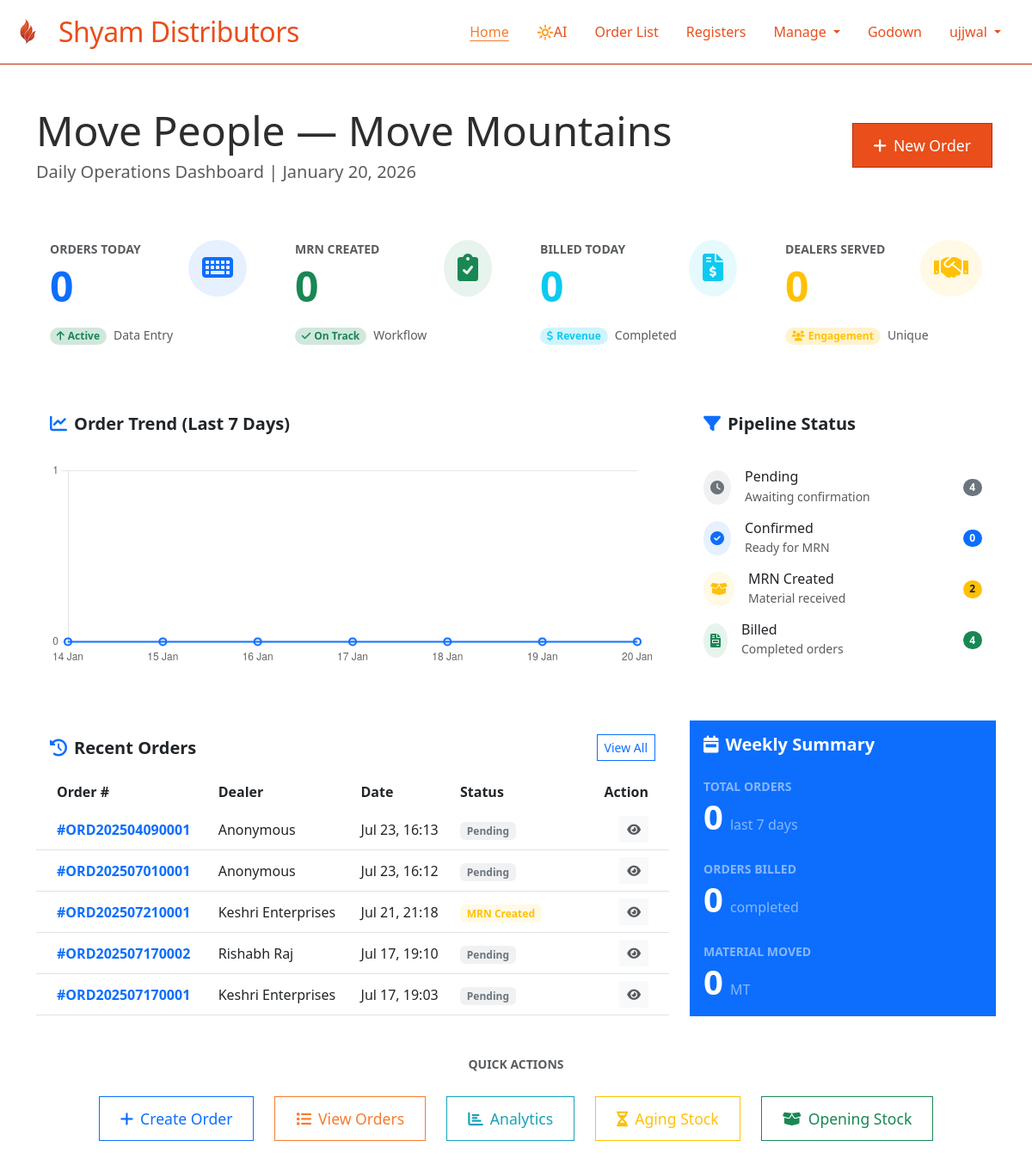
Page / (signed in) on the earlier database version.
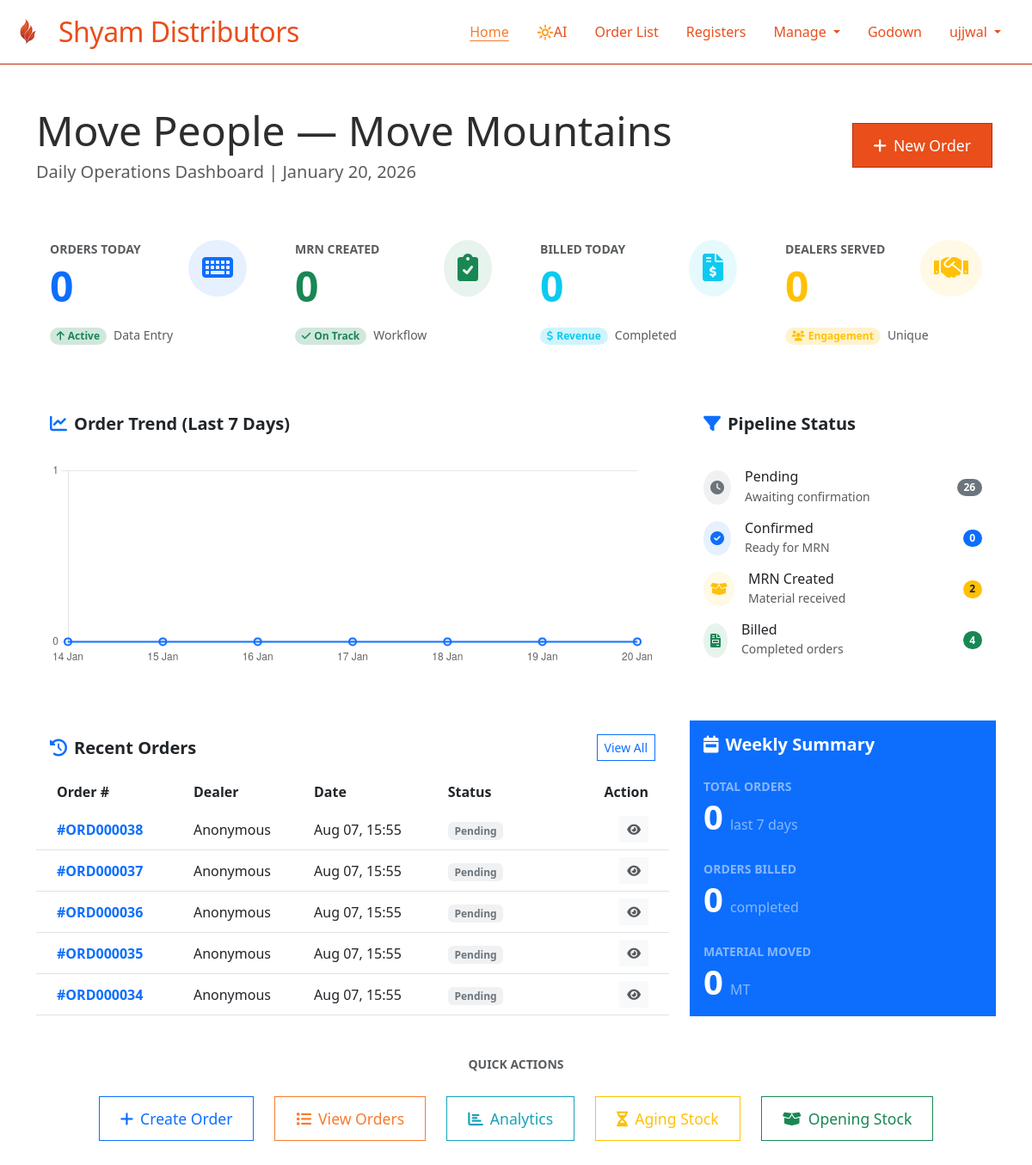
Same page on the later database version.
### sylvia/models.py (models this page shows, shortened)
class TenantBaseModel(models.Model):
    organization = models.ForeignKey(
        Organization,
        on_delete=models.PROTECT,
        help_text="Organization this record belongs to"
    )
    created_at = models.DateTimeField(auto_now_add=True)
    updated_at = models.DateTimeField(auto_now=True)
    created_by = models.ForeignKey(
        User,
        on_delete=models.SET_NULL,
        null=True,
        blank=True,
        related_name='created_%(class)s_set'  # Avoid reverse accessor clashes
    )
    objects = TenantManager()
    all_objects = models.Manager()
    class Meta:
        abstract = True
        indexes = [
            models.Index(fields=['organization', '-created_at']),
        ]

class Order(TenantBaseModel):
    ORDER_STATUS_CHOICES = [
        ('PENDING', 'Pending'),
        ('CONFIRMED', 'Confirmed'),
        ('MRN_CREATED', 'MRN Created'),
        ('BILLED', 'Billed'),
    ]
    order_number = models.CharField(max_length=20, editable=False)  # unique=True removed - will be org-scoped
    dealer = models.ForeignKey(Dealer, on_delete=models.CASCADE, related_name='orders')
    vehicle = models.ForeignKey(Vehicle, on_delete=models.CASCADE, related_name='orders')
    depot = models.ForeignKey(Depot, on_delete=models.CASCADE, related_name='orders')
    order_date = models.DateTimeField(default=timezone.now)
    mrn_date = models.DateField(null=True, blank=True)
    bill_date = models.DateField(null=True, blank=True)
    dispatch_date = models.DateTimeField(null=True, blank=True)
    delivery_date = models.DateTimeField(null=True, blank=True)
    status = models.CharField(max_length=20, choices=ORDER_STATUS_CHOICES, default='PENDING')
    remarks = models.TextField(blank=True)
    whatsapp_sent = models.BooleanField(default=False)
    whatsapp_sent_at = models.DateTimeField(null=True, blank=True)
    class Meta:
        ordering = ['-order_date']
        unique_together = [
            ('organization', 'order_number'),
        ]
        indexes = [
            models.Index(fields=['organization', 'status', '-order_date']),  # Filter by status
            models.Index(fields=['organization', 'dealer', '-order_date']),  # Dealer's orders
            models.Index(fields=['organization', 'depot', '-order_date']),  # Depot's orders
            models.Index(fields=['organization', 'order_number']),  # Quick order lookups
            models.Index(fields=['whatsapp_sent', 'status']),  # WhatsApp sending queue
        ]

class Dealer(TenantBaseModel):
    name = models.CharField(max_length=200)
    code = models.CharField(max_length=20)  # unique=True removed - will be org-scoped
    contact_person = models.CharField(max_length=100, blank=True)
    phone = models.CharField(max_length=15, validators=[
        RegexValidator(regex=r'^\+?1?\d{9,15}$', message="Enter a valid phone number.")
    ])
    whatsapp_number = models.CharField(max_length=15, blank=True, validators=[
        RegexValidator(regex=r'^\+?1?\d{9,15}$', message="Enter a valid WhatsApp number.")
    ])
    email = models.EmailField(blank=True)
    address = models.TextField(blank=True)
    city = models.CharField(max_length=50, blank=True)
    state = models.CharField(max_length=50, blank=True)
    pincode = models.CharField(max_length=6, blank=True)
    gstin = models.CharField(max_length=15, blank=True, unique=True, null=True)
    is_active = models.BooleanField(default=True)
    credit_limit = models.DecimalField(max_digits=10, decimal_places=2, default=0)
    credit_days = models.IntegerField(default=0)
    class Meta:
        ordering = ['name']
        unique_together = [
            ('organization', 'code'),
        ]
        indexes = [
            models.Index(fields=['organization', 'is_active']),  # Filter active dealers by org
            models.Index(fields=['organization', 'name']),  # Search/lookup by name
            models.Index(fields=['gstin']),  # GSTIN lookups (already unique but helps with queries)
        ]

### orders/views.py (the view)
# urls.py: 2. Add a URL to urlpatterns:  path('', views.home, name='home')
@login_required
def home(request):
    from datetime import date, timedelta
    from django.db.models import Q, Sum
    settings = {s.key: s.value for s in AppSettings.objects.all()}
    today = date.today()
    week_ago = today - timedelta(days=7)
    orders_entered_today = Order.objects.filter(created_at__date=today).count()
    mrn_created_today = Order.objects.filter(mrn_date=today).count()
    orders_billed_today = Order.objects.filter(updated_at__date=today, status='BILLED').count()
    orders_entered_week = Order.objects.filter(created_at__date__gte=week_ago).count()
    orders_billed_week = Order.objects.filter(bill_date__gte=week_ago).count()
    total_quantity_week = Order.objects.filter(created_at__date__gte=week_ago).aggregate(
        total=Sum('order_items__quantity')
    )['total'] or 0
    dealers_served_today = Order.objects.filter(created_at__date=today).values('dealer').distinct().count()
    vehicles_loaded_today = Order.objects.filter(created_at__date=today).values('vehicle').distinct().count()
    recent_orders = Order.objects.select_related('dealer', 'vehicle').order_by('-created_at')[:5]
    status_counts = Order.objects.values('status').annotate(count=Count('id'))
    pipeline_data = {
        'PENDING': 0,
        'CONFIRMED': 0,
        'MRN_CREATED': 0,
        'BILLED': 0
    }
    for item in status_counts:
        if item['status'] in pipeline_data:
            pipeline_data[item['status']] = item['count']
    daily_trend_labels = []
    daily_trend_data = []
    for i in range(6, -1, -1):
        d = today - timedelta(days=i)
        day_count = Order.objects.filter(created_at__date=d).count()
        daily_trend_labels.append(d.strftime('%d %b'))
        daily_trend_data.append(day_count)
    audit_reminder = check_audit_reminder()
    godown_audit_reminder = check_godown_audit_reminder()
    context = {
        'app_settings': {
            'site_title': settings.get('site_title', 'Move People ― Move Mountains'),
            'site_description': settings.get('site_description', 'Move People ― Move Mountains'),
        },
        'daily_reports': {
            'orders_entered': orders_entered_today,
            'mrn_created': mrn_created_today,
            'orders_billed': orders_billed_today,
            'dealers_served': dealers_served_today,
            'vehicles_loaded': vehicles_loaded_today,
        },
        'weekly_reports': {
            'orders_entered': orders_entered_week,
            'orders_billed': orders_billed_week,
            'total_quantity': round(float(total_quantity_week), 2) if total_quantity_week else 0,
        },
        'current_date': today,
        'audit_reminder': audit_reminder,
        'godown_audit_reminder': godown_audit_reminder,
        'recent_orders': recent_orders,
        'pipeline_data': pipeline_data,
        'trend_labels': json.dumps(daily_trend_labels),
        'trend_data': json.dumps(daily_trend_data),
    }
    return render(request, 'home.html', context)

### orders/views.py (called while the page is built, shortened)
def check_audit_reminder():
    today = timezone.now().date()
    year = today.year
    month = today.month
    last_day_of_month = calendar.monthrange(year, month)[1]
    days_until_end = last_day_of_month - today.day
    return {'show_reminder': False}

def check_godown_audit_reminder():
    from godown.models import GodownLocation
    today = timezone.now().date()
    current_day = today.day
    return {'show_reminder': False}

### sylvia/context_processors.py (called while the page is built)
def organization_context(request):
    context = {}
    if request.user.is_authenticated:
        if hasattr(request.user, 'profile') and request.user.profile:
            context['user_organization'] = request.user.profile.organization
        else:
            context['user_organization'] = None
    return context

### sylvia/managers.py (called while the page is built)
    def get_queryset(self):
        queryset = super().get_queryset()
        organization = get_current_organization()
        if organization is not None:
            return queryset.filter(organization=organization)
        return queryset

### orders/templates/home.html (shortened to what the changed rows need)
{% extends 'base.html' %}
{% load static %}
{% block content %}
<div class="container py-5">
  <div class="row justify-content-center">
    <div class="col-md-12">
      <div class="d-flex justify-content-between align-items-center mb-5">
        <div>
          <h1 class="display-5 mb-1">{{ app_settings.site_title|default:"Move People ― Move Mountains" }}</h1>
        </div>
      </div>
      <div class="row g-4 mb-5">
        <div class="col-xl-3 col-md-6">
          <div class="card border-0 shadow-sm h-100 overflow-hidden">
            <div class="card-body position-relative">
              <div class="d-flex justify-content-between align-items-start z-1 position-relative">
                <div>
                  <h2 class="display-5 fw-bold text-primary mb-0">{{ daily_reports.orders_entered }}</h2>
                </div>
              </div>
            </div>
          </div>
        </div>
        <div class="col-xl-3 col-md-6">
          <div class="card border-0 shadow-sm h-100 overflow-hidden">
            <div class="card-body position-relative">
              <div class="d-flex justify-content-between align-items-start z-1 position-relative">
                <div>
                  <h2 class="display-5 fw-bold text-success mb-0">{{ daily_reports.mrn_created }}</h2>
                </div>
              </div>
            </div>
          </div>
        </div>
        <div class="col-xl-3 col-md-6">
          <div class="card border-0 shadow-sm h-100 overflow-hidden">
            <div class="card-body position-relative">
              <div class="d-flex justify-content-between align-items-start z-1 position-relative">
                <div>
                  <h2 class="display-5 fw-bold text-info mb-0">{{ daily_reports.orders_billed }}</h2>
                </div>
              </div>
            </div>
          </div>
        </div>
        <div class="col-xl-3 col-md-6">
          <div class="card border-0 shadow-sm h-100 overflow-hidden">
            <div class="card-body position-relative">
              <div class="d-flex justify-content-between align-items-start z-1 position-relative">
                <div>
                  <h2 class="display-5 fw-bold text-warning mb-0">{{ daily_reports.dealers_served }}</h2>
                </div>
              </div>
            </div>
          </div>
        </div>
      </div>
      <div class="row g-4 mb-5">
        <div class="col-lg-4">
          <div class="card border-0 shadow-sm h-100">
            <div class="card-body">
              <div class="list-group list-group-flush">
                <div class="list-group-item d-flex justify-content-between align-items-center border-0 px-0">
                  <div class="d-flex align-items-center">
                    <div class="rounded-circle bg-secondary bg-opacity-10 p-2 me-3">
                    </div>
                    <div>
                    </div>
                  </div>
                  <span class="badge bg-secondary rounded-pill">{{ pipeline_data.PENDING }}</span>
                </div>
              </div>
            </div>
          </div>
        </div>
      </div>
      <div class="row g-4">
        <div class="col-lg-8">
          <div class="card border-0 shadow-sm h-100">
            <div class="card-body p-0">
              <div class="table-responsive">
                <table class="table table-hover align-middle mb-0">
                  <thead class="bg-light">
                    <tr>
                      <th class="border-0 ps-4">Order #</th>
                      <th class="border-0">Dealer</th>
                      <th class="border-0">Date</th>
                      <th class="border-0">Status</th>
                      <th class="border-0 text-end pe-4">Action</th>
                    </tr>
                  </thead>
                  <tbody>
                    {% for order in recent_orders %}
                    <tr>
                      <td class="ps-4 fw-bold text-primary">#{{ order.order_number }}</td>
                      <td>{{ order.dealer.name }}</td>
                      <td>{{ order.created_at|date:"M d, H:i" }}</td>
                      <td>
                        {% if order.status == 'PENDING' %}
                        <span class="badge bg-secondary bg-opacity-10 text-secondary">Pending</span>
                        {% elif order.status == 'CONFIRMED' %}
                        <span class="badge bg-primary bg-opacity-10 text-primary">Confirmed</span>
                        {% elif order.status == 'MRN_CREATED' %}
                        <span class="badge bg-warning bg-opacity-10 text-warning">MRN Created</span>
                        {% elif order.status == 'BILLED' %}
                        <span class="badge bg-success bg-opacity-10 text-success">Billed</span>
                        {% endif %}
                      </td>
                      <td class="text-end pe-4">
                        <a href="{% url 'order_detail' order.id %}" class="btn btn-sm btn-light text-muted">
                          <i class="fas fa-eye"></i>
                        </a>
                      </td>
                    </tr>
                    {% empty %}
                    <tr>
                      <td colspan="5" class="text-center py-4 text-muted">No recent orders found</td>
                    </tr>
                    {% endfor %}
                  </tbody>
                </table>
              </div>
            </div>
          </div>
        </div>
        <div class="col-lg-4">
          <div class="card border-0 shadow-sm h-100 bg-primary text-white">
            <div class="card-body">
              <div class="mb-4">
                <div class="d-flex align-items-baseline">
                  <h2 class="display-6 fw-bold mb-0">{{ weekly_reports.orders_entered }}</h2>
                </div>
              </div>
              <div class="mb-4">
                <div class="d-flex align-items-baseline">
                  <h2 class="display-6 fw-bold mb-0">{{ weekly_reports.orders_billed }}</h2>
                </div>
              </div>
              <div class="mb-0">
                <div class="d-flex align-items-baseline">
                  <h2 class="display-6 fw-bold mb-0">{{ weekly_reports.total_quantity }}</h2>
                </div>
              </div>
            </div>
          </div>
        </div>
      </div>
    </div>
  </div>
</div>
<script>
  document.addEventListener('DOMContentLoaded', function () {
    var ctx = document.getElementById('orderTrendChart').getContext('2d');
    var trendData = {{ trend_data| safe }};
  var trendLabels = {{ trend_labels| safe }};
  var chart = new Chart(ctx, {
    type: 'line',
    data: {
      labels: trendLabels,
      datasets: [{
        label: 'Orders',
        data: trendData,
        borderColor: '#0d6efd',
        backgroundColor: 'rgba(13, 110, 253, 0.1)',
        borderWidth: 2,
        fill: true,
        tension: 0.4,
        pointRadius: 4,
        pointHoverRadius: 6
      }]
    },
    options: {
      responsive: true,
      maintainAspectRatio: false,
      plugins: {
        legend: {
          display: false
        },
        tooltip: {
          mode: 'index',
          intersect: false,
        }
      },
      scales: {
        y: {
          beginAtZero: true,
          grid: {
            borderDash: [2, 2]
          },
          ticks: {
            stepSize: 1
          }
        },
        x: {
          grid: {
            display: false
          }
        }
      }
    }
  });
  });
</script>
{% endblock %}

Differences in the rows shown:
no longer on this page (row unchanged): Order: order_number "ORD202504090001", dealer.name "Anonymous", created_at "Jul 23, 16:13", status "Pending"
no longer on this page (row unchanged): Order: order_number "ORD202507010001", dealer.name "Anonymous", created_at "Jul 23, 16:12", status "Pending"
no longer on this page (row unchanged): Order: order_number "ORD202507210001", dealer.name "Keshri Enterprises", created_at "Jul 21, 21:18", status "MRN Created"
no longer on this page (row unchanged): Order: order_number "ORD202507170002", dealer.name "Rishabh Raj", created_at "Jul 17, 19:10", status "Pending"
no longer on this page (row unchanged): Order: order_number "ORD202507170001", dealer.name "Keshri Enterprises", created_at "Jul 17, 19:03", status "Pending"
added Order: order_number "ORD000038", dealer.name "Anonymous", created_at "Aug 07, 15:55", status "Pending"
added Order: order_number "ORD000037", dealer.name "Anonymous", created_at "Aug 07, 15:55", status "Pending"
added Order: order_number "ORD000036", dealer.name "Anonymous", created_at "Aug 07, 15:55", status "Pending"
added Order: order_number "ORD000035", dealer.name "Anonymous", created_at "Aug 07, 15:55", status "Pending"
added Order: order_number "ORD000034", dealer.name "Anonymous", created_at "Aug 07, 15:55", status "Pending"
Other differences:
{{ pipeline_data.PENDING }}: "4" → "26"
